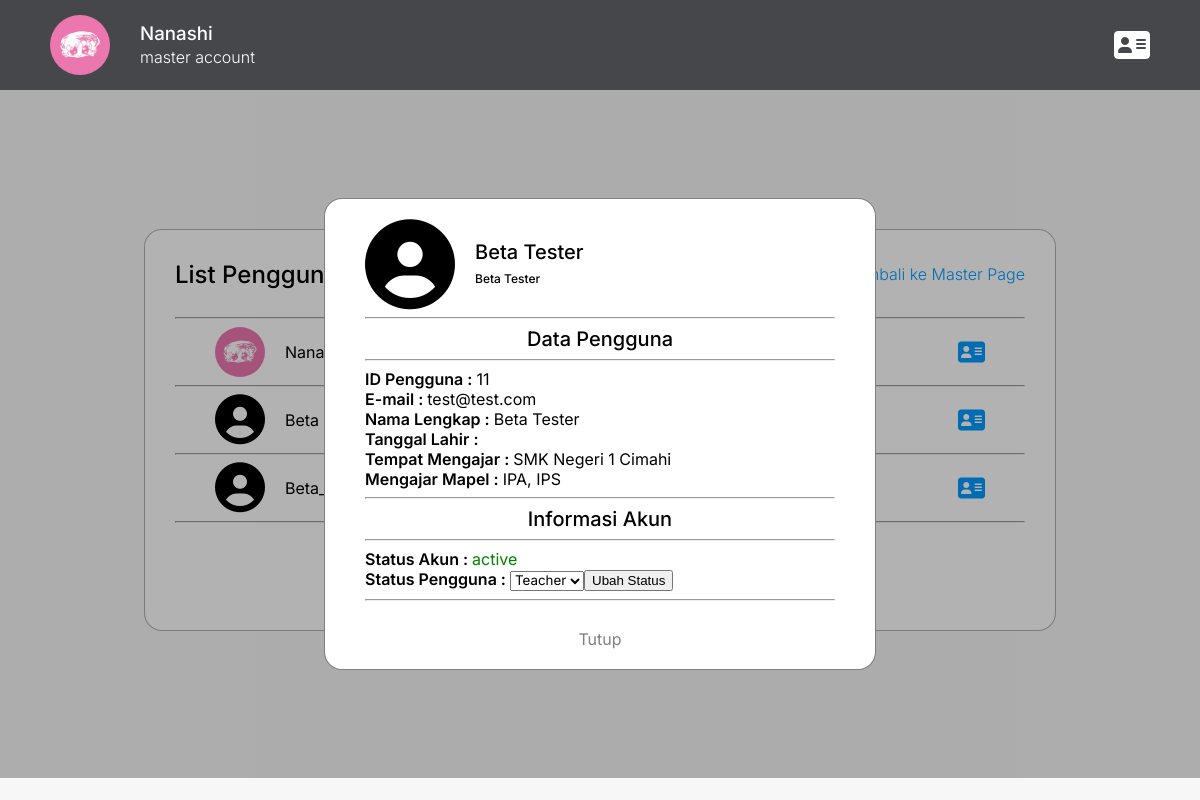
The page /user/master/list_pengguna.php?id=11 (signed in) on the database its author committed.
### tables this page shows
CREATE TABLE `user` (
  `id` int(255) NOT NULL,
  `email` varchar(1000) NOT NULL,
  `fullname` varchar(1000) NOT NULL,
  `username` varchar(1000) NOT NULL,
  `password` varchar(1000) NOT NULL,
  `tgl_lahir` varchar(1000) NOT NULL,
  `sekolah` varchar(1000) NOT NULL,
  `NIS` int(255) NOT NULL,
  `kelas` varchar(1000) NOT NULL,
  `guru_tmpt_mengajar` varchar(1000) NOT NULL,
  `guru_mapel` varchar(1000) NOT NULL,
  `status` varchar(1000) NOT NULL,
  `foto_profil` varchar(1000) NOT NULL,
  `status_akun` char(10) NOT NULL
);

### user/master/list_pengguna.php (the view, shortened to what this page needs)
<?php
include "../../logika/custom_function.php";
?>
<!DOCTYPE html>
<html lang="en">
<head>
    <link rel="stylesheet" href="https://cdnjs.cloudflare.com/ajax/libs/font-awesome/6.5.1/css/all.min.css">
    <link rel="stylesheet" href="../../assets/css/style.css">
</head>
<body>
    <header class="inter-400 header-dark" style="display: flex; justify-content: space-between; padding: 0 50px; align-items: center;">
        <div class="left-side" style="display: flex;">
            <?php
            $path = "../../assets/images/user/".$_SESSION['foto_profil'];
            if(file_exists($path) != false && $_SESSION['foto_profil'] != ''){
                echo "<div>";
                echo "<img src='$path' style='width: 60px; height: 60px; object-fit: cover; border-radius: 100px; margin-right: 30px; margin-top: 12px;'>";
                echo "</div>";
                echo "<div>";
                echo "<h3 class='inter-500'>".$_SESSION['username']."<br><span class='inter-300 font-size-l'>".$_SESSION['status']." account</span></h3>";
                echo "</div>";
            }
            ?>
        </div>
        <a id="user-menu">
            <i class="fa-solid fa-address-card fa-2xl"></i>
        </a>
    </header>
    <div class="inter-400 user-info-container" id="user-info-container">
        <div class="user-info-popup">
            <?php
            if (isset($_GET['id'])){
                $userId = $_GET['id'];
            ?>
            <?php
            $query = "SELECT * FROM user WHERE id=$userId";
            $hasil = $pdo->query($query);
            $row = $hasil->fetch(PDO::FETCH_ASSOC);
            $path = "../../assets/images/user/".$row['foto_profil'];
            echo "<div style='display: flex; align-items: center;'>";
            if(file_exists($path) == true && $row['foto_profil'] != '') {
            echo "<img src='$path' style='height: 90px; width: 90px; object-fit: cover; border-radius: 100px; border-color: rgb(0, 0, 0, 0.3);'>";
            } else {
                echo "<i class='fa-solid fa-circle-user fa-2xl' style='display: flex; align-items: center; height: 90px; width: 90px; font-size: 90px;'></i>";
            }
            echo "<div style='margin-left: 20px;'>";
            echo "<p class='inter-500 font-size-xl'>".$row['username']."<br><span class='inter-500 font-size-md'>".$row['fullname']."</span></p>";
            echo "</div>";
            echo "</div>";
            echo "<hr>";
            echo "<div style='display: flex; justify-content: center;'>";
            echo "<h2 class='inter-500 font-size-xl' style='margin: 0;'>Data Pengguna</h2>";
            echo "</div>";
            echo "<hr>";
            echo "<span class='inter-600'>ID Pengguna : </span>".$row['id']."<br>";
            echo "<span class='inter-600'>E-mail : </span>".$row['email']."<br>";
            echo "<span class='inter-600'>Nama Lengkap : </span>".$row['fullname']."<br>";
            echo "<span class='inter-600'>Tanggal Lahir : </span>".$row['tgl_lahir']."<br>";
            if ($row['status'] == 'default') {
                echo "<span class='inter-600'>Sekolah : </span>".$row['sekolah']."<br>";
                echo "<span class='inter-600'>NIS : </span>".$row['NIS']."<br>";
                echo "<span class='inter-600'>Kelas : </span>".$row['kelas']."<br>";
                echo "<hr>";
            } else if ($row['status'] == 'teacher') {
                echo "<span class='inter-600'>Tempat Mengajar : </span>".$row['guru_tmpt_mengajar']."<br>";
                echo "<span class='inter-600'>Mengajar Mapel : </span>".$row['guru_mapel']."<br>";
                echo "<hr>";
            } else {
                echo "<hr>";
            }
            echo "<div style='display: flex; justify-content: center;'>";
            echo "<h2 class='inter-500 font-size-xl' style='margin: 0;'>Informasi Akun</h2>";
            echo "</div>";
            echo "<hr>";
            if ($row['status_akun'] == 'active') {
                echo "<span class='inter-600'>Status Akun : </span><span style='color: green;'>".$row['status_akun']."</span><br>";
            } else {
                echo "<span class='inter-600'>Status Akun : </span><span style='color: #E25555;'>".$row['status_akun']."</span><br>";
            }
            if ($_SESSION['id'] == $row['id']) {
                echo "<span class='inter-600'>Status Pengguna : </span>".$row['status']."<br>";
            } else {
                echo "<form action='list_pengguna.php?id=".$row['id']."' method='post'>";
                echo "<label for 'status_akun' class='inter-600'>Status Pengguna : </label>";
                echo "<select name='status_akun' class='inter-400'>";
                    if ($row['status'] == 'default') {
                        echo "<option value='default' selected>Default</option>";
                        echo "<option value='teacher'>Teacher</option>";
                        echo "<option value='master'>Master</option>";
                    } else if ($row['status'] == 'teacher') {
                        echo "<option value='teacher' selected>Teacher</option>";
                    } else {
                        echo "<option value='default'>Default</option>";
                        echo "<option value='teacher'>Teacher</option>";
                        echo "<option value='master' selected>Master</option>";
                    }
                    echo "</select><input type='submit' value='Ubah Status'><br>";
                    echo "</form>";
                }
            }
            ?>
            <hr>
            <br>
            <div style="display: flex; justify-content: center;">
                <a href="list_pengguna.php" style="text-decoration: none; color: rgba(0, 0, 0, 0.5);">Tutup</a>
            </div>
        </div>
    </div>
    <main style="display: flex; align-items: center; justify-content: center; height: 85vh;">
        <div class="inter-400 list-pengguna-container">
            <div class="inter-300" style="margin: 0; display: flex; justify-content: space-between; align-items: center;">
                <h2 class="inter-500" >List Pengguna</h2>
                <a href="index.php" style="color: #009DFF; text-decoration: none;">Kembali ke Master Page</a>
            </div>
            <?php
            $query = "SELECT * FROM user;";
            $stmt = $pdo->query($query);
            while ($row = $stmt->fetch(PDO::FETCH_ASSOC)){
                $path = "../../assets/images/user/";
                echo "<div style='height: 50px; padding: 0 40px; display: flex; align-items: center; justify-content: space-between;'>";
                echo "<div style='display: flex; align-items: center;'>";
                if(file_exists($path.$row['foto_profil']) == true && $row['foto_profil'] != ''){
                    echo "<img src='$path".$row['foto_profil']."' style='height: 50px; width: 50px; object-fit: cover; border-radius: 100px;'>";
                } else {
                    echo "<div style='display: flex; align-items: center; justify-content: center; width: 50px; height: 50px; text-align: center; '>
                    <i class='fa-solid fa-circle-user fa-2xl' style='font-size: 50px;'></i>
                    </div>";
                }
                if ($row['status'] == 'master') {
                    echo "<h2 class='inter-400 font-size-l' style='margin-left: 20px;'>".$row['username']." <span style='color: red; font-style: italic;'>(".$row['status'].")</span>"."</h2>";
                } else {
                    echo "<h2 class='inter-400 font-size-l' style='margin-left: 20px;'>".$row['username']."</h2>";
                }
                echo "</div>";
                echo "<a href='list_pengguna.php?id=".$row['id']."'><i class='fa-solid fa-address-card fa-xl' style='color: #009DFF;'></i></a>";
                echo "</div>";
            }
            ?>
        </div>
    </main>
</body>
</html>

### assets/css/style.css (style rules this page uses)
.inter-300 { font-family: "Inter", serif; font-optical-sizing: auto; font-weight: 300; font-style: normal; }
.inter-400 { font-family: "Inter", serif; font-optical-sizing: auto; font-weight: 400; font-style: normal; }
.inter-500 { font-family: "Inter", serif; font-optical-sizing: auto; font-weight: 500; font-style: normal; }
.inter-600 { font-family: "Inter", serif; font-optical-sizing: auto; font-weight: 600; font-style: normal; }
.font-size-md { font-size: 12px; }
.font-size-l { font-size: 16px; }
.font-size-xl { font-size: 20px; }
body { background-color: #f7f7f7; margin: 0; padding: 0; touch-action: manipulation; }
main { padding: 0 50px; }
.header-dark { height: 90px; background-color: #45474B; text-align: left; color: white; z-index: 10; }
.user-info-container { position: fixed; background-color: rgb(0, 0, 0, 0.3); display: none; align-items: center; justify-content: center; height: 86vh; width: 100vw; z-index: 10; }
.user-info-popup { padding: 20px 40px; width: 470px; height: fit-content; background-color: white; border: 1px solid rgba(0, 0, 0, 0.5); border-radius: 18px; }
.list-pengguna-container { padding: 10px 30px; width: 850px; height: 380px; background-color: white; border: 1px solid rgba(0, 0, 0, 0.3); border-radius: 18px; overflow-y: auto; }

### rows shown on the page
user: username "Beta Tester", fullname "Beta Tester", id "11", email "test@test.com", guru_tmpt_mengajar "SMK Negeri 1 Cimahi", guru_mapel "IPA, IPS", status_akun "active", status_akun "Teacher", username "Beta…"
user: foto_profil (picture), username "Nanashi"
user: username "Beta_test"

### other values the page prints
$_SESSION['username'] "Nanashi"
$_SESSION['status'] "master"
